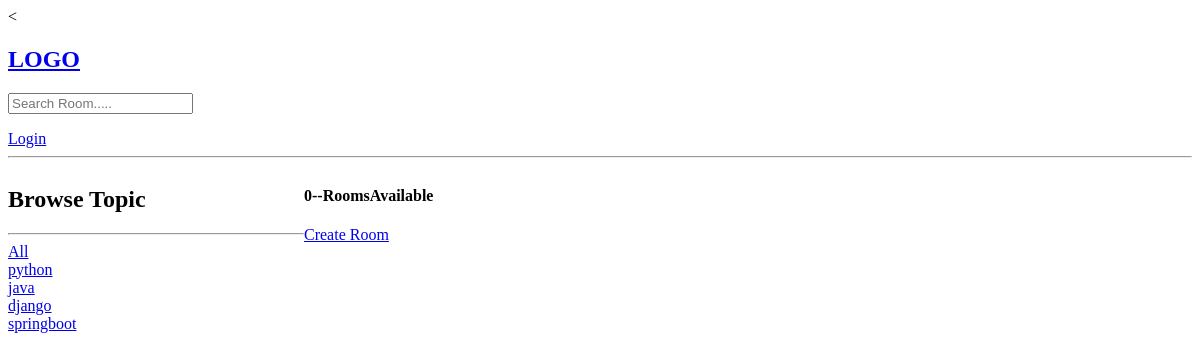
Before: /?q=java with the older database file.
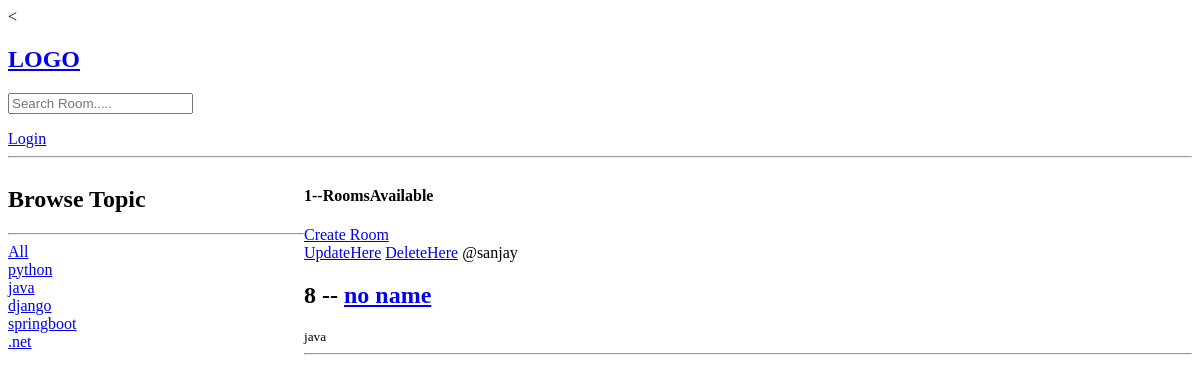
After: the same page with the newer database file.
### base/models.py (models this page shows, shortened)
class Topic(models.Model):
    name=models.CharField(max_length=200)

class Room(models.Model):
    host =models.ForeignKey(User,on_delete=models.SET_NULL,null=True)
    topic =models.ForeignKey(Topic,on_delete=models.SET_NULL,null=True)
    name = models.CharField( max_length=200)
    description = models.TextField(null=True,blank=True)
    updated = models.DateTimeField(auto_now=True)
    created = models.DateTimeField(auto_now_add=True)
    class Meta:
        ordering=['updated','created']

### base/views.py (the view)
# urls.py: path('',views.Home ,name="Home"),
def Home (request):
    q=request.GET.get('q') if request.GET.get('q') != None else ''
    rooms=Room.objects.filter(
                              Q(topic__name__icontains=q ) |
                              Q(name__icontains=q) |
                              Q(description__contains=q)
                              )
    topics=Topic.objects.all()
    room_count=rooms.count()
    context={'rooms':rooms,'topics':topics,'room_count':room_count,}
    return render(request,'base/Home.html',context)

### base/templates/base/home.html (shortened to what this page needs)
{% extends 'main.html' %}
{% block content %}
<div class="home-container">
  <div>
  <h2>Browse Topic</h2>
  <hr>
  <div>
    <a href="{%url 'Home'%}">All</a>
  </div>
  {% for topic in topics %}
   <div>
    <a href="{%url 'Home'%}?q={{topic.name}}">{{topic.name}}</a>
   </div>
  {% endfor %}
  </div>
  <div>
    <h4>{{room_count}}--RoomsAvailable</h4>
    <a href="{% url 'create-room'%}">Create Room</a>
  <div>
    {%for room in rooms%}
    <div>
      <a href="{% url 'update-room' room.id %}">UpdateHere</a>
      <a href="{% url 'delete-room' room.id %}">DeleteHere</a>
      <span>@{{room.host.username}}</span>
       <h2> {{room.id}} -- <a href="{% url 'room' room.id %}">{{room.name}}</a></h2>
       <small>{{room.topic.name}}</small>
       <hr>
    </div>
    {% endfor %}
  </div>
  </div>
</div>
{% endblock content %}

Changed rows visible on the page:
added Topic: name ".net"
added Room: host.username "sanjay", id "8", name "no name", topic.name "java"
Other visible differences:
{{ room_count }}: "0" → "1"
